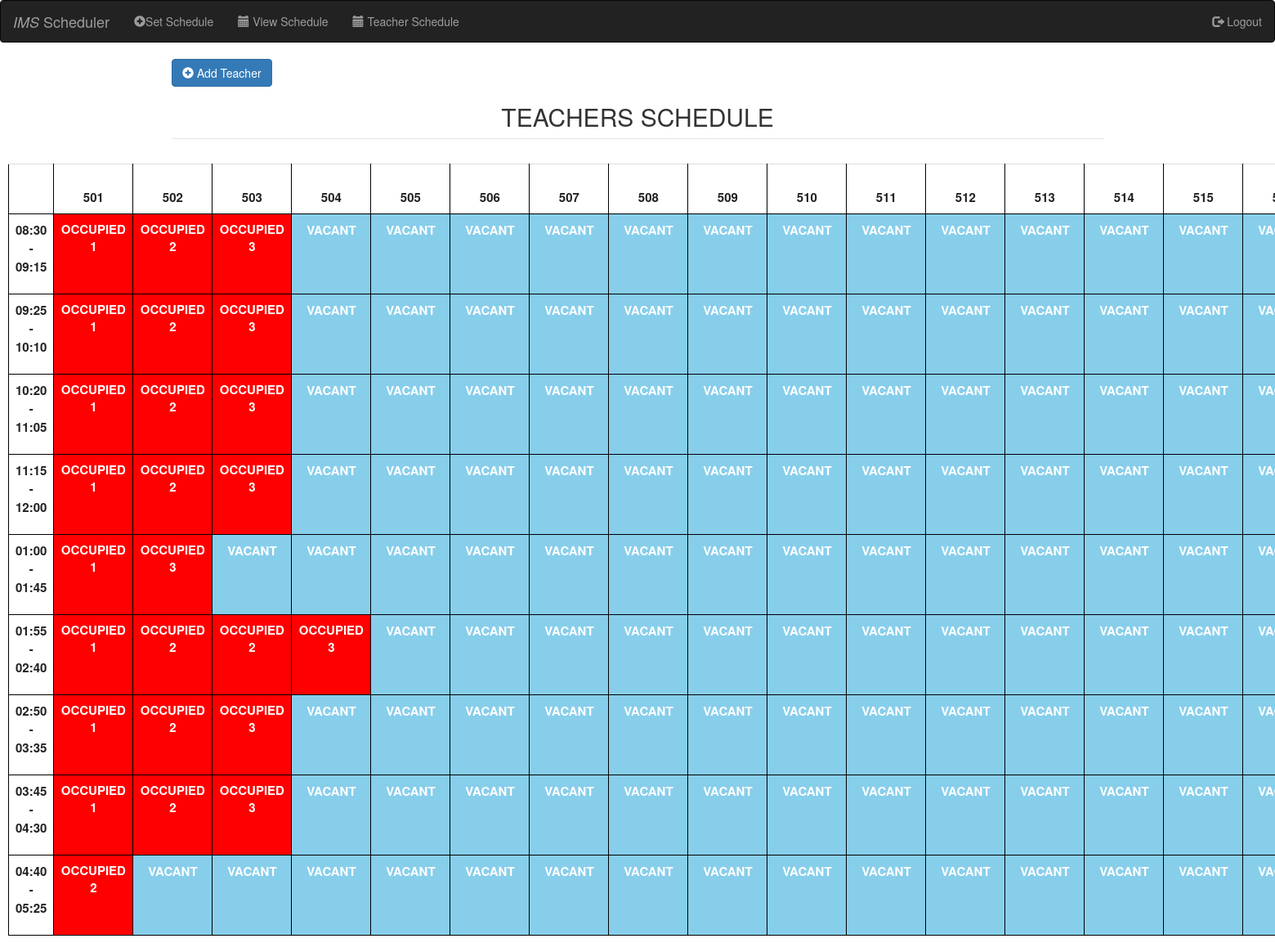
The app's page /teacherlist.list.php with its own data.
### tables this page shows
CREATE TABLE `rooms` (
  `room_id` int(11) NOT NULL,
  `room` varchar(250) NOT NULL,
  `is_group` tinyint(1) NOT NULL
);

### teacherlist.php (the view, shortened to what the rows shown need)
<?php
include_once("header.php");
include_once("navbar.php");
require 'databaasee.php';
?>
<html>
<head>
</head>
<body>
    <div class="" style="margin:10px">
        <?php
                $selectAllRoomsQuery = "SELECT * FROM rooms WHERE room_id NOT IN (71,83);";
                $selectAllRoomsQueryResult = mysqli_query($connect, $selectAllRoomsQuery) or die(mysqli_error($connect));
                echo "<div class=''>";
                echo "<table class='teacherTable table table-primary' style='width:100%;table-layout:auto;'>";
                echo "<tr>";
                echo "<td align='center' height='50'>";
                while ($selectAllRoomsRow = mysqli_fetch_assoc($selectAllRoomsQueryResult)) {
                    $roomName = $selectAllRoomsRow["room"];
                    echo "<td align='center' height='50' width='100'><br>
                        <b>$roomName</b></br>
                    </td>";
                }
                echo "</tr>";
                echo "<tr>
                    <td align='center' height='50'>
                        <b>08:30 - 09:15</b>";
                echo "</td>";
                echo "</tr>
                <tr>
                    <td align='center' height='50'>
                        <b>09:25 - 10:10</b>
                    </td>";
                echo "</tr>
                <tr>
                    <td align='center' height='50'>
                        <b>10:20 - 11:05</b>
                    </td>";
                echo "</tr>
                <tr>
                    <td align='center' height='50'>
                        <b>11:15 - 12:00</b>
                    </td>";
                echo "</tr>
                <tr>
                    <td align='center' height='50'>
                        <b>01:00 - 01:45</b>
                    </td>";
                echo "</tr>
                <tr>
                    <td align='center' height='50'>
                        <b>01:55 - 02:40</b>
                    </td>";
               echo "</tr>
                <tr>
                    <td align='center' height='50'>
                        <b>02:50 - 03:35</b>
                    </td>";
                echo "</tr>
                <tr>
                    <td align='center' height='50'>
                        <b>03:45 - 04:30</b>
                    </td>";
                echo "</tr>
                <tr>
                    <td align='center' height='50'>
                        <b>04:40 - 05:25</b>
                    </td>";
               echo"</tr>
            </table></div>";
        ?>
</body>
</html>
<?php
include_once("footer.php");
?>

### records on screen
rooms: room "501"
rooms: room "502"
rooms: room "503"
rooms: room "504"
rooms: room "505"
rooms: room "506"
rooms: room "507"
rooms: room "508"
rooms: room "509"
rooms: room "510"
rooms: room "511"
rooms: room "512"
rooms: room "513"
rooms: room "514"
rooms: room "515"

### other values on screen
$checkStudentname "1"
$checkStudentname "2"
$checkStudentname "3"
